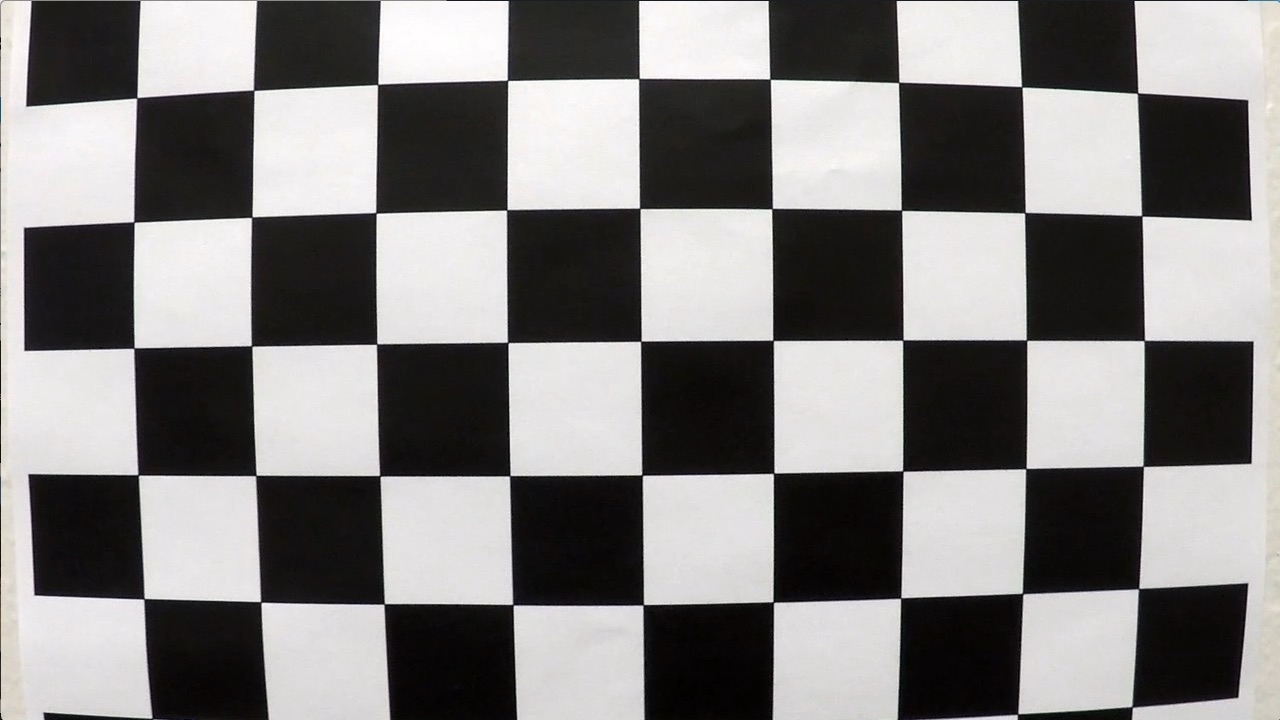
#> input picture Dataset/Camera Calibration/calibration1.jpg, 1280 x 720 px
$ python -i edge_detection.py   (imports and definitions only)   (older library calls are emulated)
#> lines starting #> are read from the running program, lines starting #| are printed output that depends on the picture; after the words box and inside, x2 and y2 are one past the last pixel; in counts of white or black regions, pixels touching at a corner belong together
import numpy as np
import cv2

def absolute_gradient_mask(image, kernel_size=3, axis='x', threshold = (0,255)):
    if axis=='x':
        sobel = np.absolute(cv2.Sobel(image, cv2.CV_64F, 1, 0, ksize=kernel_size))
    elif axis=='y':
        sobel = np.absolute(cv2.Sobel(image, cv2.CV_64F, 0, 1, ksize=kernel_size))
    sobel = np.uint8(255 * sobel / np.amax(sobel))
    mask = np.zeros_like(sobel)
    mask[(sobel >= threshold[0]) & (sobel <= threshold[1])] = 1
    return mask

def gradient_magnitude_mask(image, kernel_size=3, threshold=(0,255)):
    sobel_x = cv2.Sobel(image, cv2.CV_64F, 1, 0, ksize=kernel_size)
    sobel_y = cv2.Sobel(image, cv2.CV_64F, 0, 1, ksize=kernel_size)
    gradient_magnitude = np.sqrt(sobel_x**2 + sobel_y**2)
    gradient_magnitude = np.uint8(255 * gradient_magnitude / np.amax(gradient_magnitude))
    mask = np.zeros_like(gradient_magnitude)
    mask[(gradient_magnitude >= threshold[0]) & (gradient_magnitude <= threshold[1])] = 1
    return mask

def gradient_direction_mask(image, kernel_size=3, threshold=(0, np.pi / 2)):
    sobel_x_abs = np.absolute(cv2.Sobel(image, cv2.CV_64F, 1, 0, ksize=kernel_size))
    sobel_y_abs = np.absolute(cv2.Sobel(image, cv2.CV_64F, 0, 1, ksize=kernel_size))
    gradient_direction = np.arctan2(sobel_y_abs, sobel_x_abs)
    mask = np.zeros_like(gradient_direction)
    mask[(gradient_direction >= threshold[0]) & (gradient_direction <= threshold[1])] = 1
    return mask

def color_threshold_mask(image, threshold=(0,255)):
    mask = np.zeros_like(image)
    mask[(image >= threshold[0]) & (image <= threshold[1])] = 1
    return mask

def get_edges(image, seperate_channels=False):
#> called with seperate_channels = False
    hls_image = cv2.cvtColor(image, cv2.COLOR_RGB2HLS).astype(np.float)
    saturation_channel = hls_image[:,:,2]

    absolute_gradient_x = absolute_gradient_mask(saturation_channel, kernel_size=3, axis='x', threshold=(20,100))
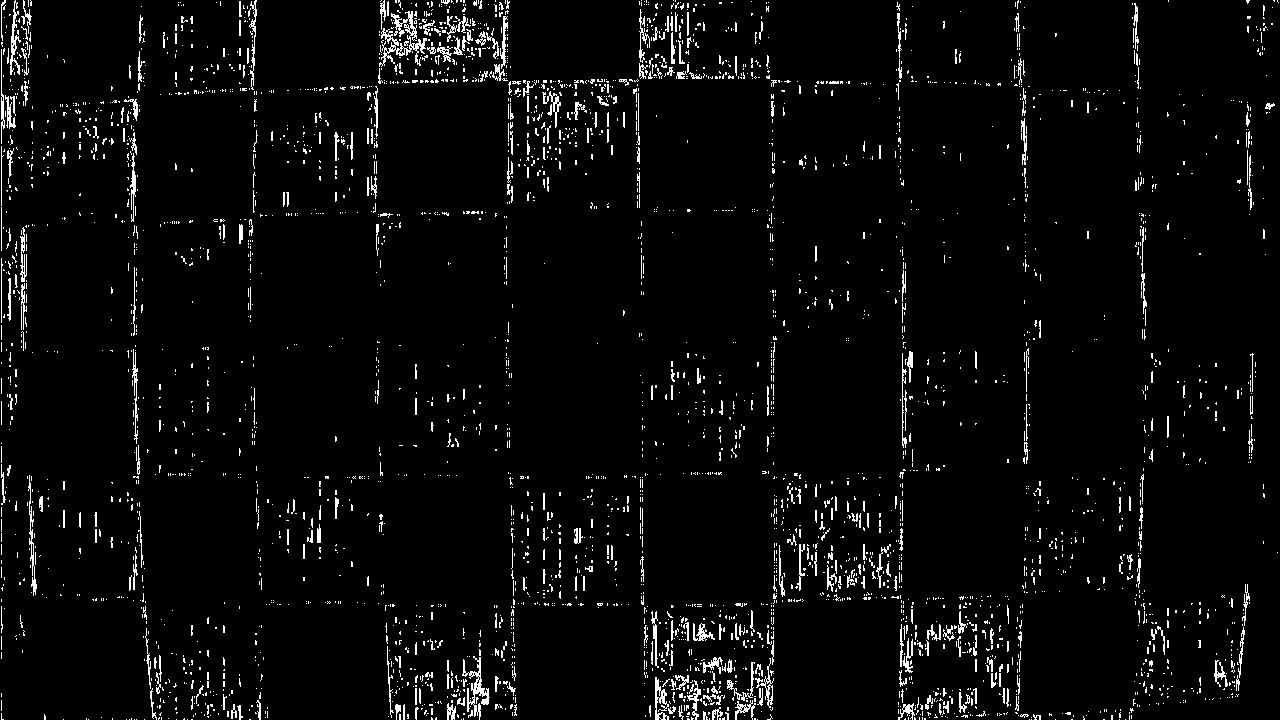
#> absolute_gradient_x: shape (720, 1280); values 0 (black) and 1 (white), 3.8% white in thin lines or dots
    absolute_gradient_y = absolute_gradient_mask(saturation_channel, kernel_size=3, axis='y', threshold=(20,100))
#> absolute_gradient_y: shape (720, 1280); values 0 (black) and 1 (white), 3.9% white in thin lines or dots
    gradient_magnitude = gradient_magnitude_mask(saturation_channel, kernel_size=3, threshold=(20,100))
#> in gradient_magnitude_mask, `sobel_x = cv2.Sobel(image, cv2.CV_64F, 1, 0, ksize=kernel_size)`:
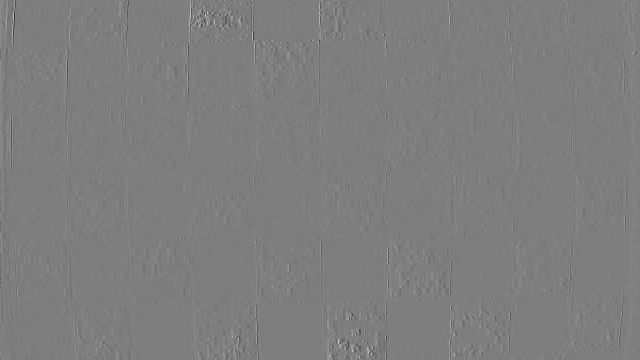
#> sobel_x: shape (720, 1280) float64 (shown at 1/2 size); min -1005, max 1020, mean 0; drawn with min black and max white
#> gradient_magnitude: shape (720, 1280); values 0 (black) and 1 (white), 6.5% white in thin lines or dots
    gradient_direction = gradient_direction_mask(saturation_channel, kernel_size=3, threshold=(0.7,1.3))
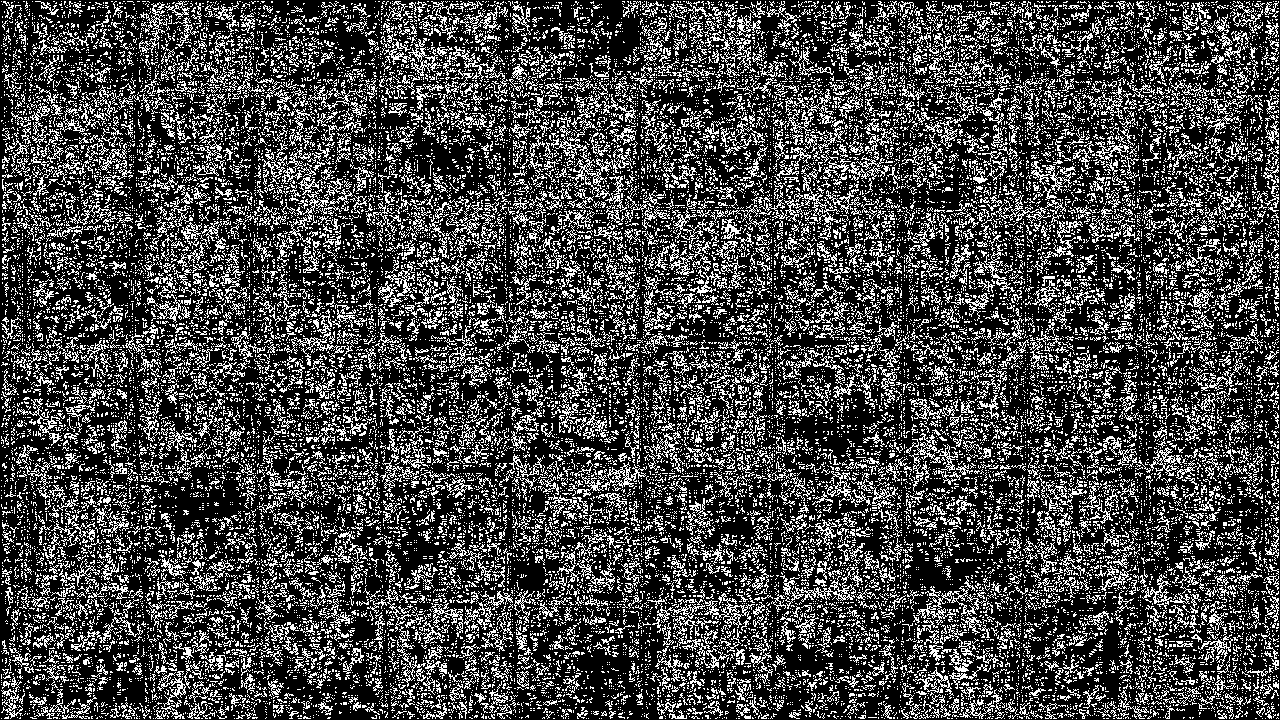
#> gradient_direction: shape (720, 1280) float64; values 0 (black) and 1 (white), 27.3% white in thin lines or dots

    gradient_mask = np.zeros_like(saturation_channel)
    gradient_mask[((absolute_gradient_x==1) & (absolute_gradient_y==1)) |
                  ((gradient_magnitude==1) & (gradient_direction==1))] = 1

    color_mask = color_threshold_mask(saturation_channel, threshold=(170,255))
#> color_mask: shape (720, 1280) float64; values 0 (black) and 1 (white), 0.25% white; 499 white regions (489 under 20 px), largest, box (x1, y1, x2, y2) and area: (396, 24, 452, 53) 703, (680, 685, 696, 699) 124, (736, 694, 755, 711) 120

    if seperate_channels:
        return np.dstack((np.zeros_like(saturation_channel), gradient_mask, color_mask))
    else:
        mask = np.zeros_like(gradient_mask)
        mask[(gradient_mask==1) | (color_mask==1)] = 1
        return mask

>>> import cv2
>>> picture = cv2.cvtColor(cv2.imread('../../Dataset/Camera Calibration/calibration1.jpg'), cv2.COLOR_BGR2RGB)
>>> result = get_edges(picture)
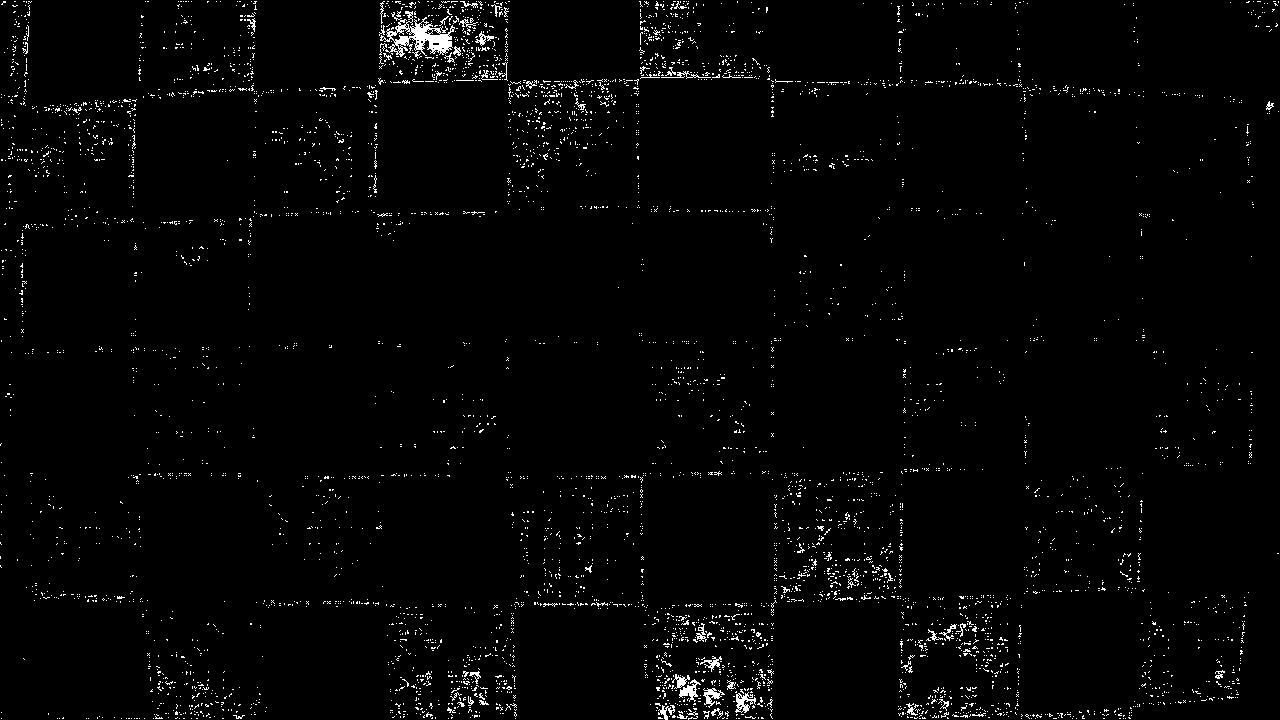
#> result: shape (720, 1280) float64; values 0 (black) and 1 (white), 1.9% white in thin lines or dots
